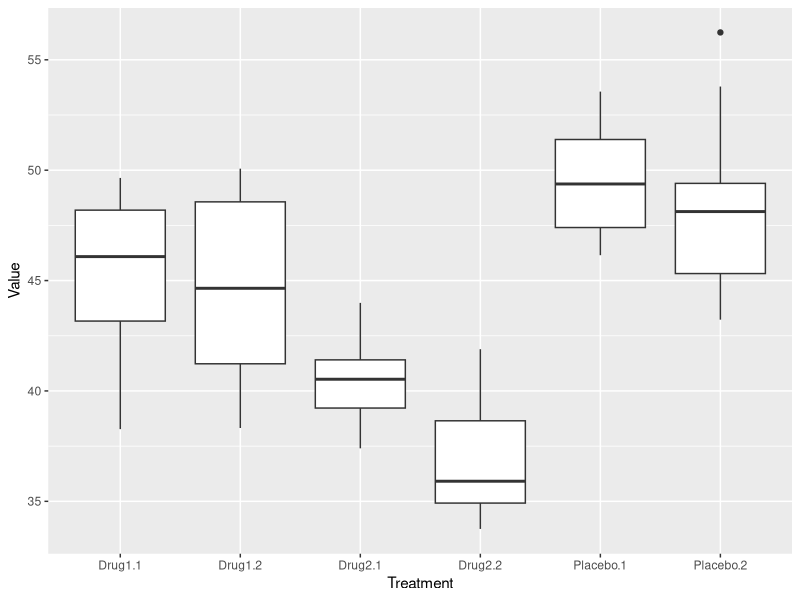
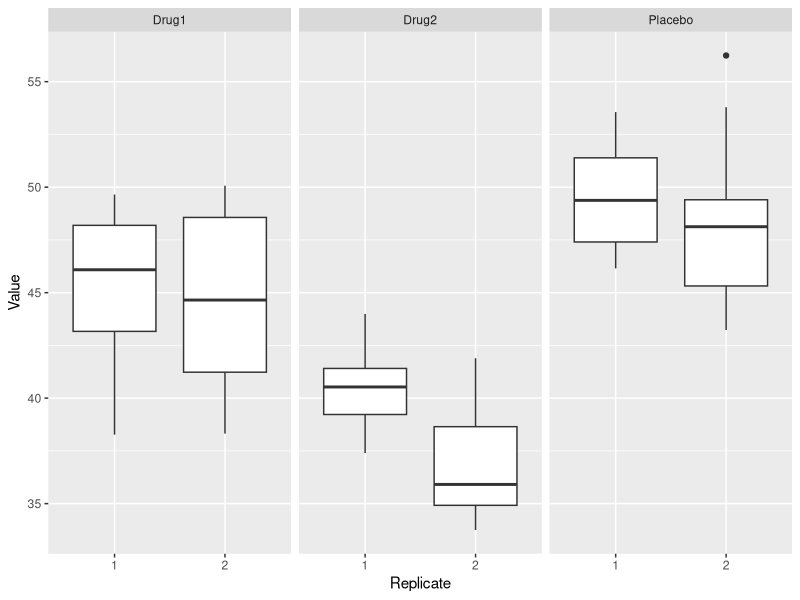
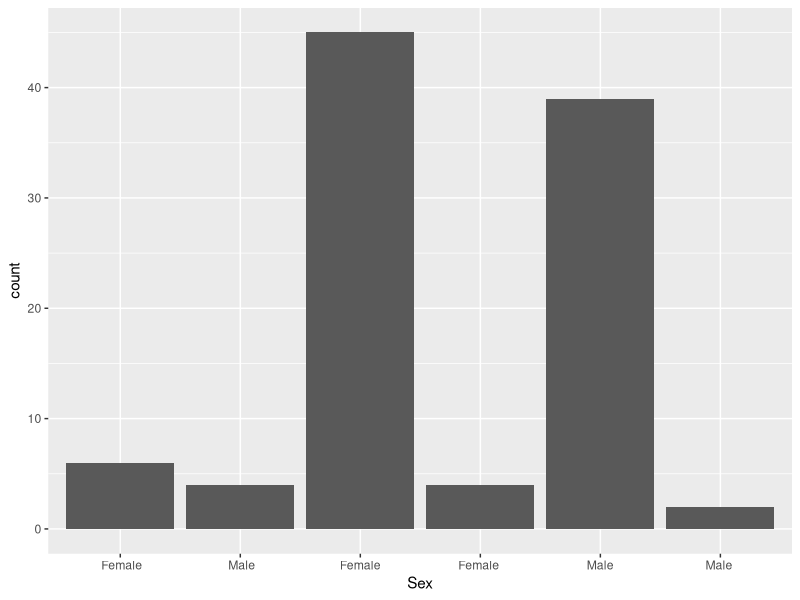
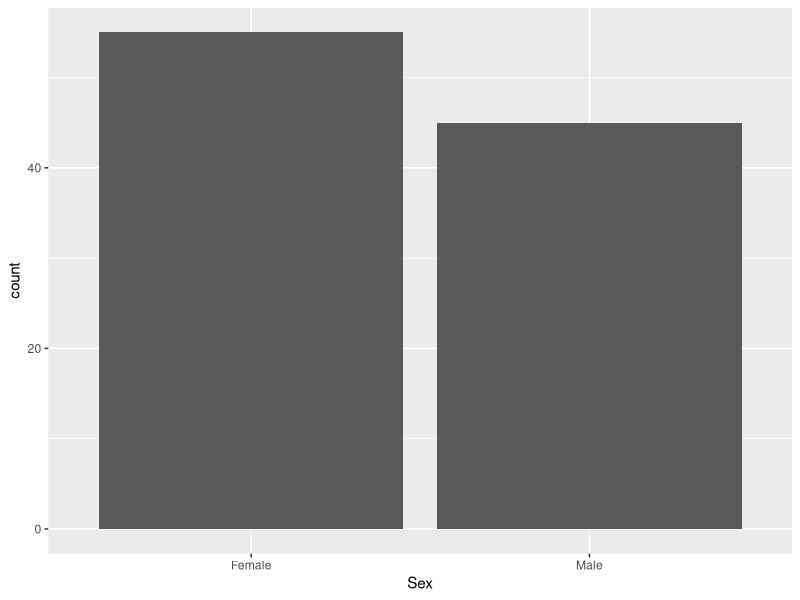
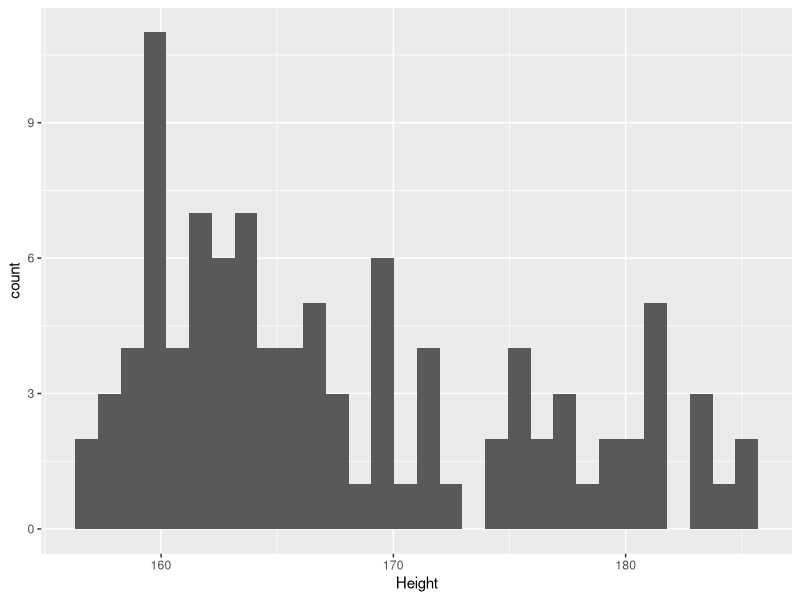

These figures' R source, in order:
## ---- chunk 1
library(tidyverse)
## ---- chunk 2
class(table1)
## ---- chunk 3
table2
## ---- chunk 4
table3
## ---- chunk 5
table4a
## ---- chunk 6
table4b
## ---- chunk 7
untidy_data <- read_tsv("tidyr-example.txt")
untidy_data
## ---- chunk 8
tidy_data <- gather(untidy_data, key = "Treatment", value = "Result", treatmenta, treatmentb)
tidy_data
## ---- chunk 9
gather(untidy_data, Treatment, Result, treatmenta, treatmentb)
## ---- chunk 10
gather(untidy_data, Treatment, Result, -Name)
## ---- chunk 11
gather(untidy_data, Treatment, Result, treatmenta:treatmentb)
## ---- chunk 12
gather(untidy_data, Treatment, Result, 2:3)
## ---- chunk 13
clinicalData <- read_tsv("clinicalData.txt")
clinicalData <- gather(clinicalData, Treatment, Value, -Subject)
clinicalData
## ---- chunk 14
ggplot(clinicalData, mapping = aes(x = Treatment, y = Value)) +
  geom_boxplot()
## ---- chunk 15
clinicalReplicateData <- separate(clinicalData, Treatment, into = c("Treatment", "Replicate"))
clinicalReplicateData
## ---- chunk 16
ggplot(clinicalReplicateData, mapping = aes(x = Replicate, y = Value)) +
  geom_boxplot() +
  facet_wrap(~Treatment)
## ---- chunk 17
spread(clinicalData, key = Treatment, value = Value)
## ---- chunk 18
table2
## ---- chunk 19
spread(table2, key = type, value = count)
## ---- chunk 20
patients <- read_tsv("patient-data.txt")
patients
## ---- chunk 21
patients$Name
## ---- chunk 22
patients[,c("Name","Race")]
## ---- chunk 23
select(patients, Name)
## ---- chunk 24
select(patients, Name, Race)
## ---- chunk 25
select(patients, -Name)
## ---- chunk 26
patients[,-2]
patients[,setdiff(colnames(patients), "Name")]
## ---- chunk 27
select(patients, Name:Sex)
## ---- chunk 28
select(patients, starts_with("Grade"))
## ---- chunk 29
select(patients, Name, Sex:Birth, -Smokes)
## ---- chunk 30
patients <- read.delim("patient-data.txt")
patients <- as_tibble(patients)
patients
## ---- chunk 31
ggplot(patients, mapping = aes(x = Sex)) +
  geom_bar()
## ---- chunk 32
levels(patients$Sex)
## ---- chunk 33
str_trim(patients$Sex)
## ---- chunk 34
mutate(patients, Sex = str_trim(Sex))
## ---- chunk 35
mutate(patients, SexTrimmed = str_trim(Sex))
## ---- chunk 36
mutate(table1, percent = 100 * cases / population)
## ---- chunk 37
patients <- mutate(patients, Sex = factor(str_trim(Sex)))
levels(patients$Sex)
## ---- chunk 38
ggplot(patients, mapping = aes(x = Sex)) +
  geom_bar()
## ---- chunk 39
select(patients, Height)
## ---- chunk 40
str_remove(patients$Height, "cm")
## ---- chunk 41
as.numeric(str_remove(patients$Height, "cm"))
## ---- chunk 42
patients <- mutate(patients, Height = as.numeric(str_remove(Height, "cm")))
patients
## ---- chunk 43
ggplot(patients, mapping = aes(x = Height)) +
  geom_histogram()
## ---- chunk 44
patients <- read.delim("patient-data.txt")
patients <- as_tibble(patients)
patients <- mutate(patients,
                   Sex = as.factor(str_trim(Sex)),
                   Height = as.numeric(str_remove(Height, "cm")))
patients
## ---- chunk 45
patients <- read_tsv("patient-data-cleaned.txt")
mutate_at(patients, vars(Height, Weight), round, digits = 1)
